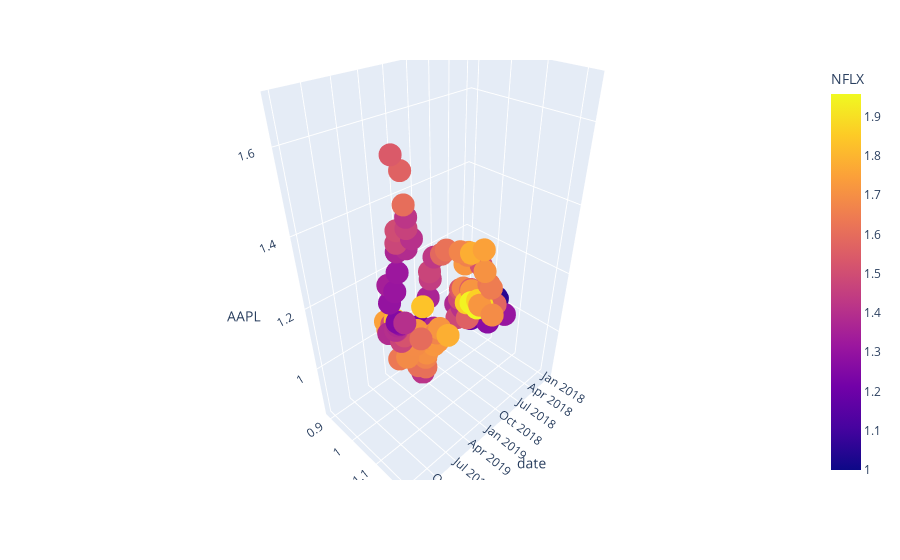

Write notebook code for a chart like this one.
### Code cell
fig = px.scatter_3d(df, x='date', y='GOOG', z='AAPL', color='NFLX')
fig
